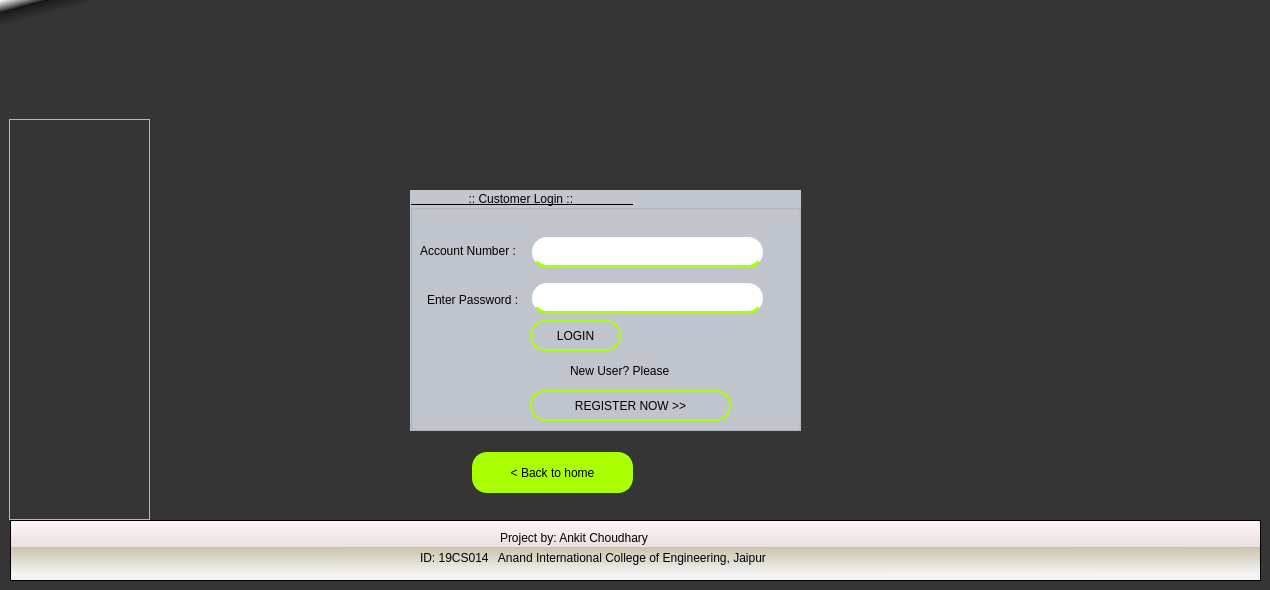
<?xml version="1.0" encoding="UTF-8"?>
<ui version="4.0">
 <class>User_Login_System</class>
 <widget class="QWidget" name="User_Login_System">
  <property name="geometry">
   <rect>
    <x>0</x>
    <y>0</y>
    <width>1270</width>
    <height>590</height>
   </rect>
  </property>
  <property name="minimumSize">
   <size>
    <width>1270</width>
    <height>590</height>
   </size>
  </property>
  <property name="maximumSize">
   <size>
    <width>1270</width>
    <height>590</height>
   </size>
  </property>
  <property name="windowTitle">
   <string>Form</string>
  </property>
  <property name="styleSheet">
   <string notr="true">#User_Login_System{
background-color: qlineargradient(spread:pad, x1:0, y1:0, x2:0.02, y2:0.0340909, stop:0 rgba(255, 255, 255, 255), stop:0.495 rgba(0, 0, 0, 199), stop:0.505 rgba(28, 28, 28, 255), stop:1 rgba(53, 53, 53, 255));
}
#topframe{
background-color: qconicalgradient(cx:0.000472637, cy:0, angle:227.8, stop:0 rgba(30, 0, 255, 255), stop:0.375 rgba(0, 195, 255, 252), stop:0.423533 rgba(37, 0, 255, 255), stop:0.45 rgba(0, 130, 255, 255), stop:0.477581 rgba(0, 56, 255, 252), stop:0.518717 rgba(71, 171, 255, 255), stop:0.542289 rgba(71, 171, 255, 255), stop:0.547264 rgba(68, 134, 249, 255), stop:0.55 rgba(0, 74, 255, 255), stop:0.552239 rgba(21, 93, 243, 255), stop:0.57754 rgba(102, 0, 255, 255), stop:0.625 rgba(0, 185, 255, 247), stop:1 rgba(255, 255, 0, 69));
border:none;
}
#bottomframe{
background-color: qlineargradient(spread:pad, x1:0.025, y1:0.892545, x2:0.0199005, y2:0, stop:0 rgba(244, 244, 244, 255), stop:0.495 rgba(218, 212, 186, 230), stop:0.505 rgba(236, 224, 224, 255), stop:1 rgba(253, 246, 246, 255));
}
QPushButton{
border-radius:15px;
border:2px solid #aaff00;
font: 75 12pt &quot;MS Sans Serif&quot;;
}
QGroupBox{
background:#c2c7cf;
font: 75 12pt &quot;MS Shell Dlg 2&quot;;
	text-decoration: underline;
}
#Back_btn{
background:#aaff00;
}
QLineEdit{
border-radius:15px;
border-bottom:3px solid #aaff00;
}</string>
  </property>
  <widget class="QFrame" name="bottomframe">
   <property name="geometry">
    <rect>
     <x>10</x>
     <y>520</y>
     <width>1251</width>
     <height>61</height>
    </rect>
   </property>
   <property name="frameShape">
    <enum>QFrame::StyledPanel</enum>
   </property>
   <property name="frameShadow">
    <enum>QFrame::Raised</enum>
   </property>
   <widget class="QLabel" name="label">
    <property name="geometry">
     <rect>
      <x>490</x>
      <y>10</y>
      <width>171</width>
      <height>16</height>
     </rect>
    </property>
    <property name="text">
     <string>Project by: Ankit Choudhary </string>
    </property>
   </widget>
   <widget class="QLabel" name="label_2">
    <property name="geometry">
     <rect>
      <x>410</x>
      <y>30</y>
      <width>381</width>
      <height>16</height>
     </rect>
    </property>
    <property name="text">
     <string>ID: 19CS014   Anand International College of Engineering, Jaipur</string>
    </property>
   </widget>
  </widget>
  <widget class="QGroupBox" name="groupBox">
   <property name="geometry">
    <rect>
     <x>410</x>
     <y>190</y>
     <width>391</width>
     <height>241</height>
    </rect>
   </property>
   <property name="title">
    <string>                 :: Customer Login ::                  </string>
   </property>
   <widget class="QLabel" name="label_3">
    <property name="geometry">
     <rect>
      <x>10</x>
      <y>50</y>
      <width>111</width>
      <height>21</height>
     </rect>
    </property>
    <property name="text">
     <string>Account Number :</string>
    </property>
   </widget>
   <widget class="QLabel" name="label_4">
    <property name="geometry">
     <rect>
      <x>17</x>
      <y>99</y>
      <width>111</width>
      <height>21</height>
     </rect>
    </property>
    <property name="text">
     <string>Enter Password :</string>
    </property>
   </widget>
   <widget class="QLineEdit" name="Account_Number">
    <property name="geometry">
     <rect>
      <x>122</x>
      <y>47</y>
      <width>231</width>
      <height>31</height>
     </rect>
    </property>
   </widget>
   <widget class="QLineEdit" name="Password">
    <property name="geometry">
     <rect>
      <x>122</x>
      <y>93</y>
      <width>231</width>
      <height>31</height>
     </rect>
    </property>
   </widget>
   <widget class="QPushButton" name="Login_btn">
    <property name="geometry">
     <rect>
      <x>120</x>
      <y>130</y>
      <width>91</width>
      <height>31</height>
     </rect>
    </property>
    <property name="text">
     <string>LOGIN</string>
    </property>
   </widget>
   <widget class="QPushButton" name="Register_btn">
    <property name="geometry">
     <rect>
      <x>120</x>
      <y>200</y>
      <width>201</width>
      <height>31</height>
     </rect>
    </property>
    <property name="text">
     <string>REGISTER NOW &gt;&gt;</string>
    </property>
   </widget>
   <widget class="QLabel" name="label_5">
    <property name="geometry">
     <rect>
      <x>160</x>
      <y>170</y>
      <width>111</width>
      <height>21</height>
     </rect>
    </property>
    <property name="text">
     <string>New User? Please</string>
    </property>
   </widget>
  </widget>
  <widget class="QPushButton" name="Back_btn">
   <property name="geometry">
    <rect>
     <x>472</x>
     <y>452</y>
     <width>161</width>
     <height>41</height>
    </rect>
   </property>
   <property name="text">
    <string>&lt; Back to home</string>
   </property>
  </widget>
  <widget class="QFrame" name="sideframe">
   <property name="geometry">
    <rect>
     <x>9</x>
     <y>119</y>
     <width>141</width>
     <height>401</height>
    </rect>
   </property>
   <property name="frameShape">
    <enum>QFrame::StyledPanel</enum>
   </property>
   <property name="frameShadow">
    <enum>QFrame::Raised</enum>
   </property>
  </widget>
  <widget class="QPushButton" name="topframe">
   <property name="geometry">
    <rect>
     <x>10</x>
     <y>10</y>
     <width>1251</width>
     <height>101</height>
    </rect>
   </property>
   <property name="text">
    <string/>
   </property>
   <property name="icon">
    <iconset>
     <normaloff>Images/Bank-Management-System.png</normaloff>Images/Bank-Management-System.png</iconset>
   </property>
   <property name="iconSize">
    <size>
     <width>1300</width>
     <height>520</height>
    </size>
   </property>
  </widget>
 </widget>
 <resources/>
 <connections/>
</ui>
